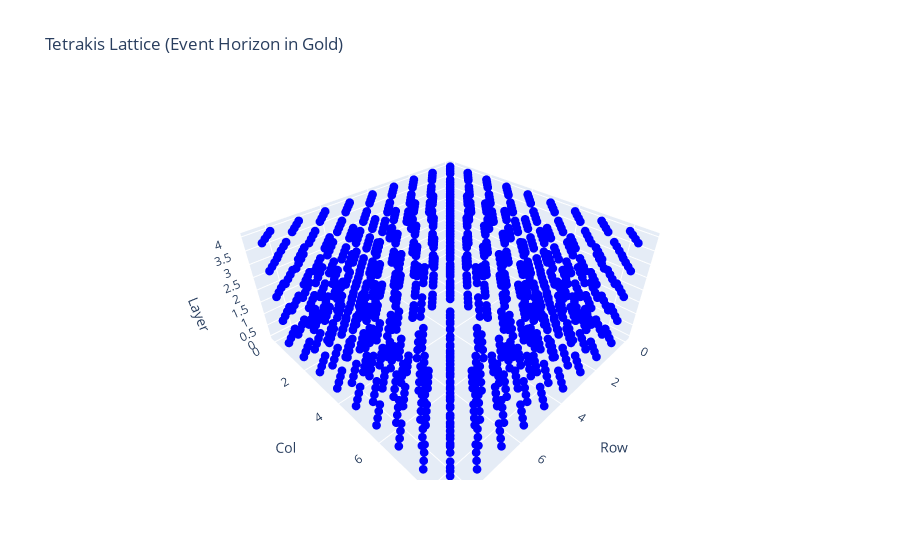

The code cell stored with this chart in its notebook:
### Code cell
# ---- 3D Scatter Plot (Nodes & Horizon) ----
import plotly.graph_objects as go

x, y, z, color = [], [], [], []
for node in G.nodes:
    r, c, zz, q = node
    offset = 0.18 * "ABCD".index(q)
    x.append(r + offset)
    y.append(c + offset)
    z.append(zz)
    if node in horizon_nodes:
        color.append('gold')
    else:
        color.append('blue')

fig = go.Figure(data=[go.Scatter3d(
    x=x, y=y, z=z, mode='markers',
    marker=dict(size=3, color=color),
    text=[str(node) for node in G.nodes]
)])
fig.update_layout(title='Tetrakis Lattice (Event Horizon in Gold)', scene=dict(
    xaxis_title='Row',
    yaxis_title='Col',
    zaxis_title='Layer'
))
fig.show()

### Figure 1 — Plotly figure (JSON) as saved in the notebook; plotly's stock layout.template omitted (floating-point values rounded to 4 significant figures; data arrays with more than 128 entries replaced by an {"elided": "..."} marker saying what was removed)
{"data": [{"marker": {"color": {"elided": "1296 str values"}, "size": 3}, "mode": "markers", "text": {"elided": "1296 str values"}, "type": "scatter3d", "x": {"elided": "1296 float values"}, "y": {"elided": "1296 float values"}, "z": {"elided": "1296 int values"}}], "layout": {"scene": {"xaxis": {"title": {"text": "Row"}}, "yaxis": {"title": {"text": "Col"}}, "zaxis": {"title": {"text": "Layer"}}}, "title": {"text": "Tetrakis Lattice (Event Horizon in Gold)"}}}
